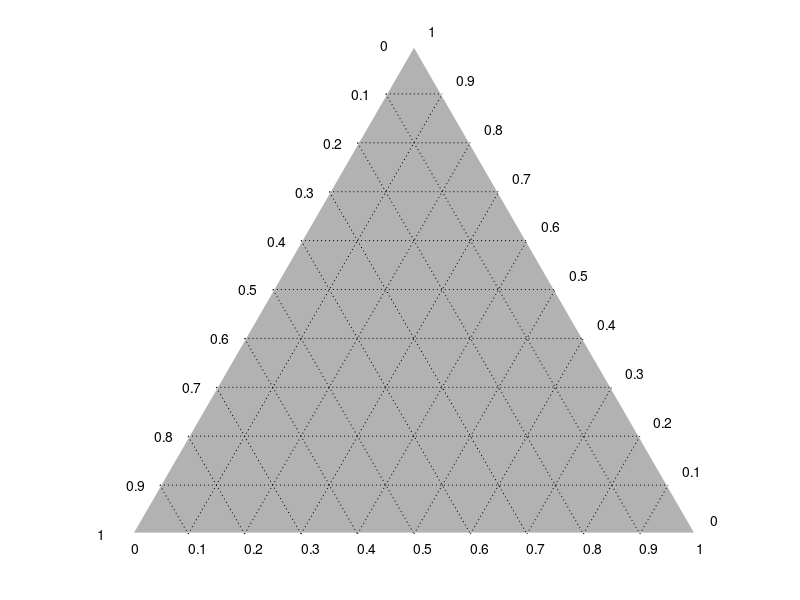

Recreate this plot in MATLAB.
function [h,hg,htick]=terplot(number)
%FUNCTION [h,hg,htick]=TERPLOT perpares a ternary axis system that is
% needed for the ternaryc function. It returns three handels:
% - h:      to modify the patch created by the fill function;
% - hg:     to change each grid line separately (must probably be
% modified);
% - htick:  to edit the tick labels (probably very inconvinient)
%
% Uli Theune, Geophysics, University of Alberta
%
if nargin<1
    number=11;
end
h=fill([0 1 0.5 0],[0 0 0.866 0],'w','linewidth',2);
%set(h,'markerfacecolor','r','marker','+')
set(h,'facecolor',[0.7 0.7 0.7],'edgecolor','w')
set(gcf,'color',[0 0 0.3])
d1=cos(pi/3);
d2=sin(pi/3);
l=linspace(0,1,number);
hold on
for i=2:length(l)-1
   hg(i-1,3)=plot([l(i)*d1 1-l(i)*d1],[l(i)*d2 l(i)*d2],':k','linewidth',0.25);
   hg(i-1,1)=plot([l(i) l(i)+(1-l(i))*d1],[0 (1-l(i))*d2],':k','linewidth',0.25);
   hg(i-1,2)=plot([(1-l(i))*d1 1-l(i)],[(1-l(i))*d2 0],':k','linewidth',0.25);
end
hold off
axis image
axis off
% Make x-tick labels
for i=1:number
    htick(i,1)=text(l(i),-0.025,num2str(l(i)));
    htick(i,3)=text(1-l(i)*cos(pi/3)+0.025,l(i)*sin(pi/3)+0.025,num2str(l(i)));
    htick(i,2)=text(0.5-l(i)*cos(pi/3)-0.06,sin(pi/3)*(1-l(i)),num2str(l(i)));
end

set(gcf,'WindowButtonDownFcn','InitTerExpl');
global hx;
caxis([0 0.0000000001])



